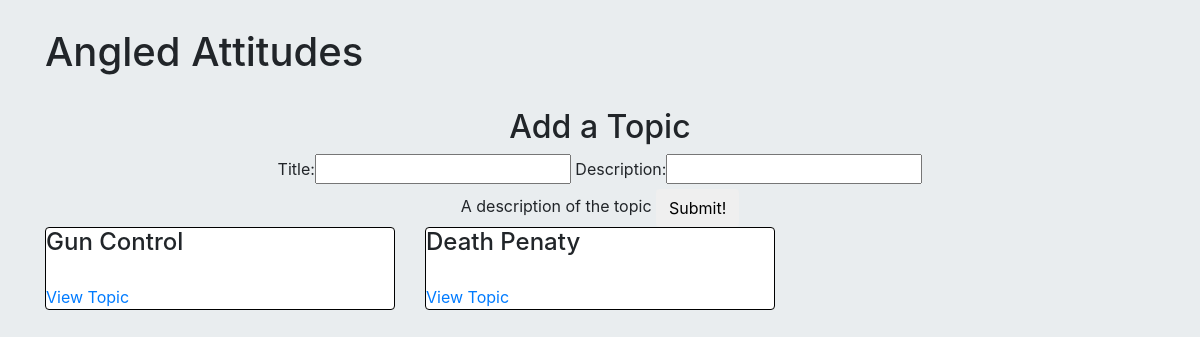
/, run on an earlier commit of the app's database.
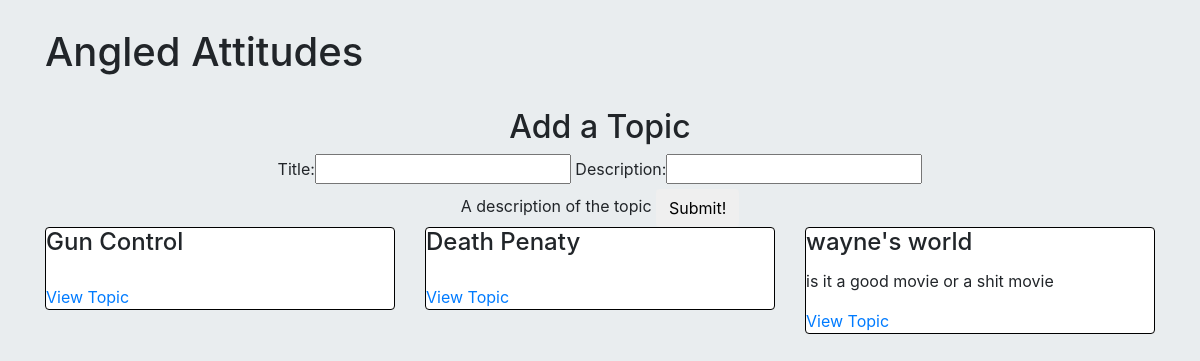
And on a later commit of the database.
### chooseASide/models.py (models this page shows, shortened)
class Topic(models.Model):
    title = models.CharField(max_length=30, unique=True)
    popularity_score = models.IntegerField(default=0)
    description = models.CharField(max_length=100, default="")
    top_pro = models.ForeignKey("Thought", related_name="top_pro", blank=True, null=True)
    top_con = models.ForeignKey("Thought", related_name="top_con", blank=True,null=True)
    is_company = models.BooleanField(default=False)
    created = models.DateTimeField(auto_now_add=True)
    slug = models.CharField(max_length=30)

### chooseASide/views.py (the view)
# urls.py: 2. Add a URL to urlpatterns:  url(r'^$', views.home, name='home')
def home(request):
    print(request.META.get("HTTP_USER_AGENT"))  # this
    print("____")
    print(request.META.get("REMOTE_ATTR"))
    all_topics = models.Topic.objects.all()
    if request.method == "POST":
        form = forms.CreateTopic(request.POST)
        if form.is_valid():
            new_topic = models.Topic(title=form.cleaned_data['title'],
                                     description=form.cleaned_data['description'])
            new_topic.save()
            return HttpResponseRedirect("/")
    else:
        form = forms.CreateTopic()
    return render(request, "chooseASide/topic_list.html", {"topics": all_topics,
                                                               "form": form})

### chooseASide/forms.py
class CreateTopic(forms.Form):
    title = forms.CharField(required=True)
    description = forms.CharField(max_length=100, help_text="A description of the topic")

### chooseASide/templates/chooseASide/topic_list.html (shortened to what this page needs)
{%extends "chooseASide/base.html"%}
{% block content %}
<br>
<div class="row">
    <div class="col-sm-12 text-center">
        <h2>Add a Topic</h2>
        <form method="post">
            {{form}}
            <button type="submit" value="submit" class="btn">Submit!</button>
        </form>
    </div>
</div>
<div class="row">
    {% for topic in topics %}
        <div class="col-sm-4">
            <div class="card card-block">
                <h4 class="card-title">{{topic.title}}</h4>
                <p class="card-text">{{topic.description}}</p>
                <a class="card-link" href="{% url 'sides:create_angle'  topic=topic.slug %}"> View Topic</a>
            </div>
        </div>
    {% endfor %}
</div>
{% endblock %}

### chooseASide/templates/chooseASide/base.html (shortened to what this page needs)
<!DOCTYPE html>
<html lang="en">
<head>
<link href="https://maxcdn.bootstrapcdn.com/bootstrap/4.0.0-alpha/css/bootstrap.min.css" rel="stylesheet"/>
    <link rel="stylesheet" href="/static/css/styles.css">
</head>
<body>
<div class="container">
    <div id="title-bar">
        <div class="row">
            <div class="col-sm-12"><h1>Angled Attitudes</h1></div>
        </div>
    </div>
    {%block content %}
    {% endblock %}
</div>
</body>
</html>

### chooseASide/static/css/styles.css (style rules this page uses)
body { background-color: #E9EDEF; }
#title-bar { margin-top: 2.5%; }
.card { border-color: black }

What changed in the data, as far as the page shows it:
added Topic: title "wayne's world", description "is it a good movie or a shit movie"
